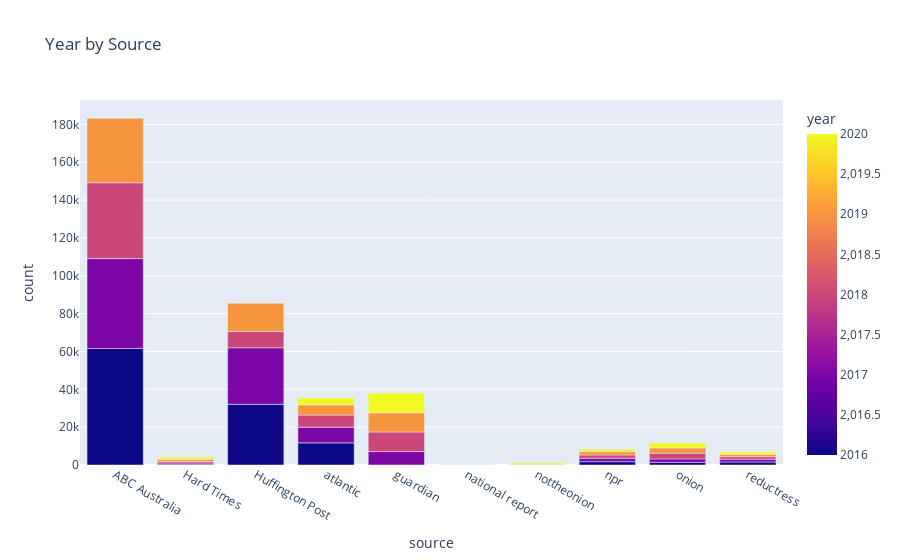

Write notebook code for a chart like this one.
### Code cell
fig = px.bar(source_year_group, x="source", y="count", color="year", title="Year by Source")
fig.show()

### Figure 1 — Plotly figure (JSON) as saved in the notebook; plotly's stock layout.template omitted (floating-point values rounded to 4 significant figures)
{"data": [{"alignmentgroup": "True", "hovertemplate": "source=%{x}<br>count=%{y}<br>year=%{marker.color}<extra></extra>", "legendgroup": "", "marker": {"color": [2016, 2017, 2018, 2019, 2016, 2017, 2018, 2019, 2020, 2016, 2017, 2018, 2019, 2016, 2017, 2018, 2019, 2020, 2017, 2018, 2019, 2020, 2016, 2017, 2018, 2019, 2020, 2019, 2020, 2016, 2017, 2018, 2019, 2020, 2016, 2017, 2018, 2019, 2020, 2016, 2017, 2018, 2019, 2020], "coloraxis": "coloraxis"}, "name": "", "offsetgroup": "", "orientation": "v", "showlegend": false, "textposition": "auto", "type": "bar", "x": ["ABC Australia", "ABC Australia", "ABC Australia", "ABC Australia", "Hard Times", "Hard Times", "Hard Times", "Hard Times", "Hard Times", "Huffington Post", "Huffington Post", "Huffington Post", "Huffington Post", "atlantic", "atlantic", "atlantic", "atlantic", "atlantic", "guardian", "guardian", "guardian", "guardian", "national report", "national report", "national report", "national report", "national report", "nottheonion", "nottheonion", "npr", "npr", "npr", "npr", "npr", "onion", "onion", "onion", "onion", "onion", "reductress", "reductress", "reductress", "reductress", "reductress"], "xaxis": "x", "y": [61574, 47511, 40102, 34060, 429, 669, 755, 1232, 1089, 32078, 29881, 8582, 14951, 11693, 8255, 6446, 5355, 3693, 7103, 10355, 10169, 10370, 18, 14, 2, 2, 6, 125, 872, 1770, 1782, 1766, 1755, 1270, 1432, 1788, 2994, 2820, 2558, 1609, 1458, 1354, 1239, 1306], "yaxis": "y"}], "layout": {"barmode": "relative", "coloraxis": {"colorbar": {"title": {"text": "year"}}, "colorscale": [[0, "#0d0887"], [0.1111, "#46039f"], [0.2222, "#7201a8"], [0.3333, "#9c179e"], [0.4444, "#bd3786"], [0.5556, "#d8576b"], [0.6667, "#ed7953"], [0.7778, "#fb9f3a"], [0.8889, "#fdca26"], [1, "#f0f921"]]}, "legend": {"tracegroupgap": 0}, "title": {"text": "Year by Source"}, "xaxis": {"anchor": "y", "domain": [0, 1], "title": {"text": "source"}}, "yaxis": {"anchor": "x", "domain": [0, 1], "title": {"text": "count"}}}}
